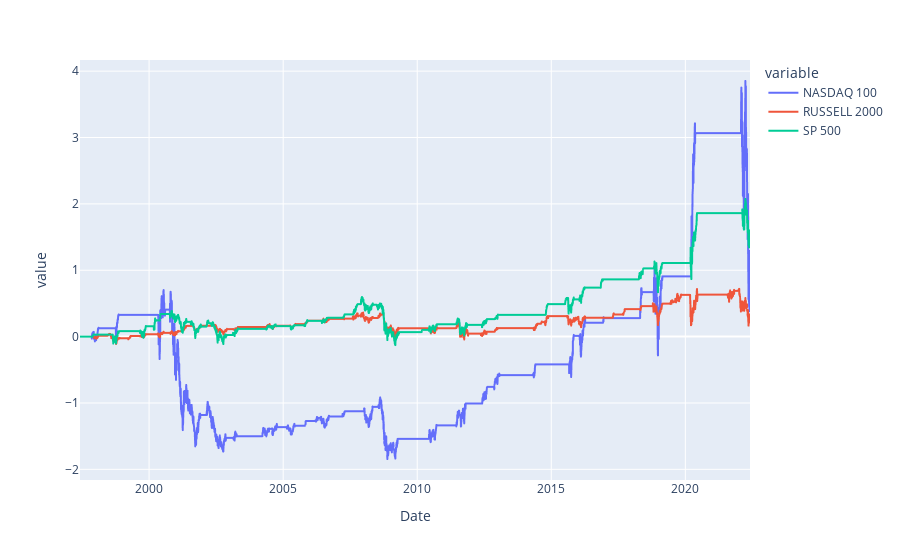

The notebook cell saved with this chart:
### Markdown cell above
### Plot DMAC Cumulative Returns

### Code cell
ptf_dmac_px = ptf_dmac_df.xs('Cumulative Returns', level=1, axis=1).dropna()
px.line(ptf_dmac_px)

### Figure 1 — Plotly figure (JSON) as saved in the notebook; plotly's stock layout.template omitted (floating-point values rounded to 4 significant figures; data arrays with more than 128 entries replaced by an {"elided": "..."} marker saying what was removed)
{"data": [{"hovertemplate": "variable=NASDAQ 100<br>Date=%{x}<br>value=%{y}<extra></extra>", "legendgroup": "NASDAQ 100", "line": {"color": "#636efa", "dash": "solid"}, "marker": {"symbol": "circle"}, "mode": "lines", "name": "NASDAQ 100", "showlegend": true, "type": "scattergl", "x": {"elided": "6290 str values"}, "xaxis": "x", "y": {"elided": "6290 float values"}, "yaxis": "y"}, {"hovertemplate": "variable=RUSSELL 2000<br>Date=%{x}<br>value=%{y}<extra></extra>", "legendgroup": "RUSSELL 2000", "line": {"color": "#EF553B", "dash": "solid"}, "marker": {"symbol": "circle"}, "mode": "lines", "name": "RUSSELL 2000", "showlegend": true, "type": "scattergl", "x": {"elided": "6290 str values"}, "xaxis": "x", "y": {"elided": "6290 float values"}, "yaxis": "y"}, {"hovertemplate": "variable=SP 500<br>Date=%{x}<br>value=%{y}<extra></extra>", "legendgroup": "SP 500", "line": {"color": "#00cc96", "dash": "solid"}, "marker": {"symbol": "circle"}, "mode": "lines", "name": "SP 500", "showlegend": true, "type": "scattergl", "x": {"elided": "6290 str values"}, "xaxis": "x", "y": {"elided": "6290 float values"}, "yaxis": "y"}], "layout": {"legend": {"title": {"text": "variable"}, "tracegroupgap": 0}, "margin": {"t": 60}, "xaxis": {"anchor": "y", "domain": [0, 1], "title": {"text": "Date"}}, "yaxis": {"anchor": "x", "domain": [0, 1], "title": {"text": "value"}}}}
